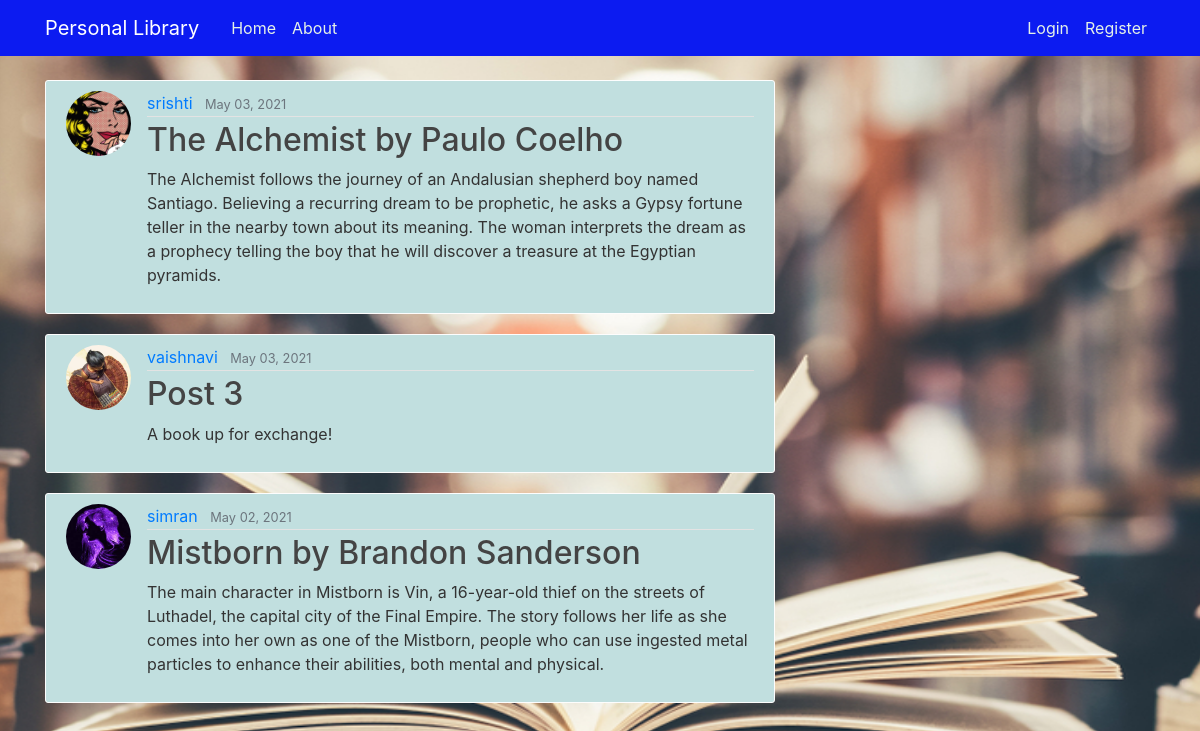
Before: / with the older database file.
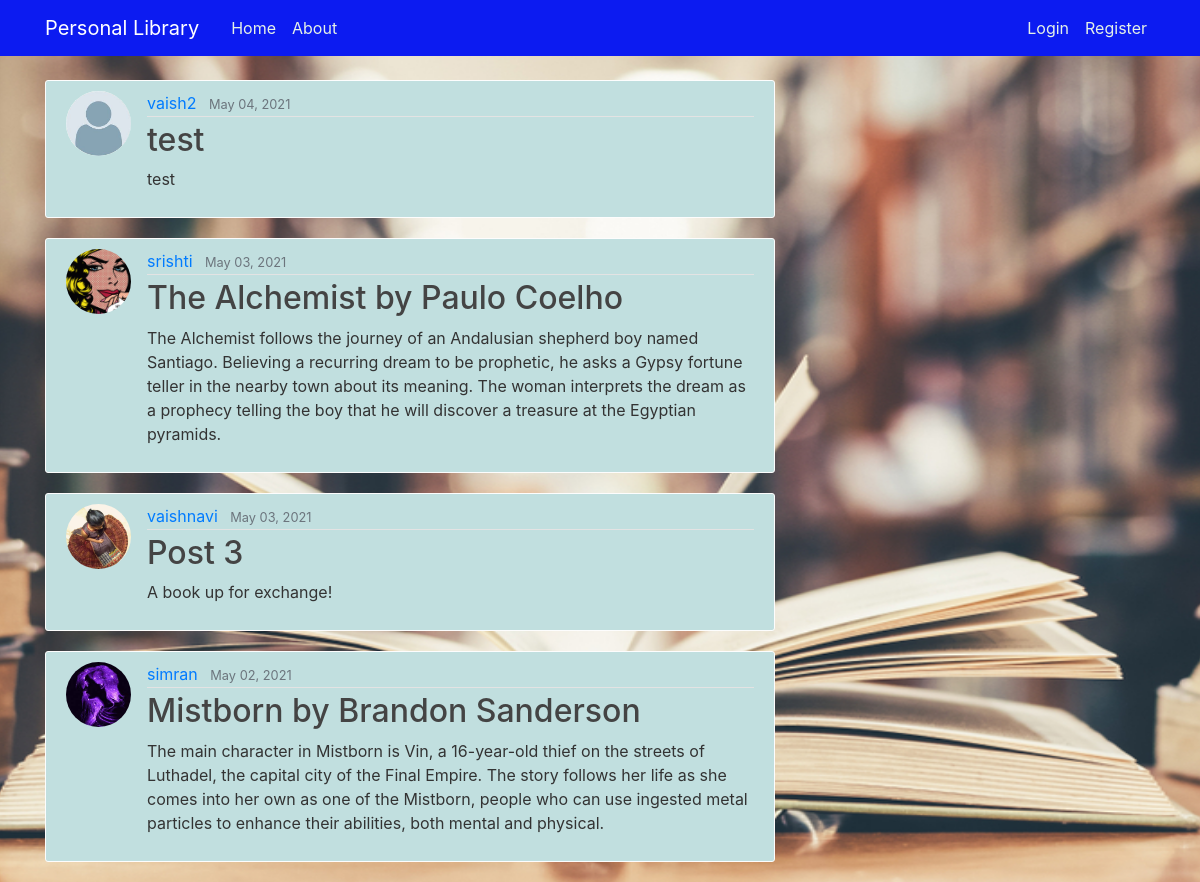
After: the same page with the newer database file.
### library/models.py (models this page shows, shortened)
class Post(models.Model):
    title = models.CharField(max_length=100, help_text="Please enter the NAME of the book and its AUTHOR!")
    content = models.TextField(max_length=1000, help_text="Enter a SUMMARY for the book!")
    date_posted = models.DateTimeField(default=timezone.now)
    author = models.ForeignKey(User, on_delete=models.CASCADE)
    book_img = models.ImageField(default='default_book.jpg', upload_to='book_images')

### users/models.py (models this page shows, shortened)
class Profile(models.Model):
    user = models.OneToOneField(User, on_delete=models.CASCADE)
    image = models.ImageField(default='default.jpg',upload_to='profile_pics')

### library/views.py (the view)
# urls.py: path('', PostListView.as_view(), name='library-home'),
class PostListView(ListView):
    model=Post
    template_name = 'library/home.html'
    context_object_name = 'posts'
    ordering = ['-date_posted']

### library/templates/library/home.html
{% extends "library/base.html" %}
{% block content %}
    {% for post in posts %}
        <article class="media content-section">
          <img class="rounded-circle article-img" src="{{ post.author.profile.image.url }}">
          <div class="media-body">
            <div class="article-metadata">
              <a class="mr-2" href="#">{{ post.author }}</a>
              <small class="text-muted">{{ post.date_posted|date:"F d, Y"}}</small>
            </div>
            <h2><a class="article-title" href="{% url 'post-detail' post.id %}">{{ post.title }}</a></h2>
            <p class="article-content">{{ post.content }}</p>
          </div>
        </article>
    {% endfor %}
{% endblock content %}

### library/templates/library/base.html (shortened to what this page needs)
{% load static %}
<!DOCTYPE html>
<html>
<head>
    <link rel="stylesheet" href="https://maxcdn.bootstrapcdn.com/bootstrap/4.0.0/css/bootstrap.min.css">
    <link rel="stylesheet" type="text/css" href="{% static 'library/main.css' %}">
</head>
<body id="bg" style="background-image: url('{% static 'library/sample.jpg' %}')">
    <header class="site-header">
      <nav class="navbar navbar-expand-md navbar-dark bg-steel fixed-top">
        <div class="container">
          <a class="navbar-brand mr-4" href="{% url 'library-home' %}">Personal Library</a>
          <div class="collapse navbar-collapse" id="navbarToggle">
            <div class="navbar-nav mr-auto">
              <a class="nav-item nav-link" href="{% url 'library-home' %}">Home</a>
              <a class="nav-item nav-link" href="{% url 'library-about' %}">About</a>
            </div>
            <div class="navbar-nav">
              {% if user.is_authenticated %}
                <a class="nav-item nav-link" href="{% url 'post-create' %}">New Post</a>
                <a class="nav-item nav-link" href="{% url 'profile' %}">Profile</a>
                <a class="nav-item nav-link" href="{% url 'logout' %}">Logout</a>
              {% else %}
                <a class="nav-item nav-link" href="{% url 'login' %}">Login</a>
                <a class="nav-item nav-link" href="{% url 'register' %}">Register</a>
              {% endif %}
            </div>
          </div>
        </div>
      </nav>
    </header>
    <main role="main" class="container">
      <div class="row">
        <div class="col-md-8">
          {% block content %}{% endblock %}
        </div>
      </div>
    </main>
</body>
</html>

### library/static/library/main.css (style rules this page uses)
body { background: #fafafa; color: #333333; margin-top: 5rem; }
h1, h2, h3, h4, h5, h6 { color: #444444; }
.bg-steel { background-color: #0c1bf1; }
.site-header .navbar-nav .nav-link { color: #e5f1e7; }
.content-section { background: #c1dfdf; padding: 10px 20px; border: 1px solid #fdfdfd; border-radius: 3px; margin-bottom: 20px; }
.article-title { color: #444444; }
.article-content { white-space: pre-line; }
.article-img { height: 65px; width: 65px; margin-right: 16px; }
.article-metadata { padding-bottom: 1px; margin-bottom: 4px; border-bottom: 1px solid #e3e3e3 }
#bg { background-repeat: no-repeat; background-size: 1800px 900px; background-position: top; background-attachment: fixed; }

Changed rows visible on the page:
added Post: author.profile.image (placeholder picture), author "vaish2", date_posted "May 04, 2021", title "test", content "test"
